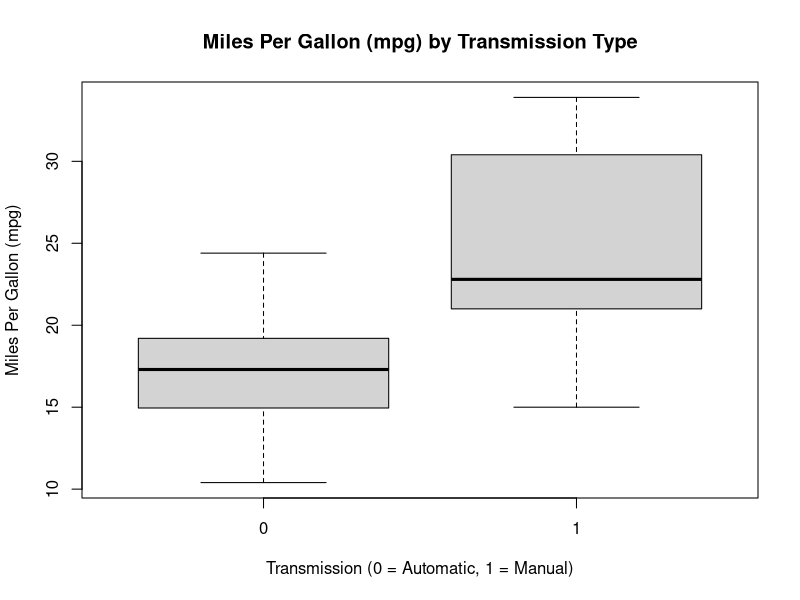

Write R code to recreate this figure.
## ---- chunk 1
my_data <- data.frame(
  Name = c("A", "B", "C"),
  Age = c(25, 30, 35),
  Height = c(175, 182, 168)
)
my_data
## ---- chunk 2
# Load the 'mtcars' dataset
data(mtcars)
head(mtcars)
## ---- chunk 3
# Subset the data into two groups
auto <- mtcars$mpg[mtcars$am == 0]  # Automatic cars
manual <- mtcars$mpg[mtcars$am == 1]  # Manual cars

# Perform a t-test
t_test_result <- t.test(auto, manual)
t_test_result
## ---- chunk 4
boxplot(mpg ~ am, data = mtcars,
        main = "Miles Per Gallon (mpg) by Transmission Type",
        xlab = "Transmission (0 = Automatic, 1 = Manual)",
        ylab = "Miles Per Gallon (mpg)")
